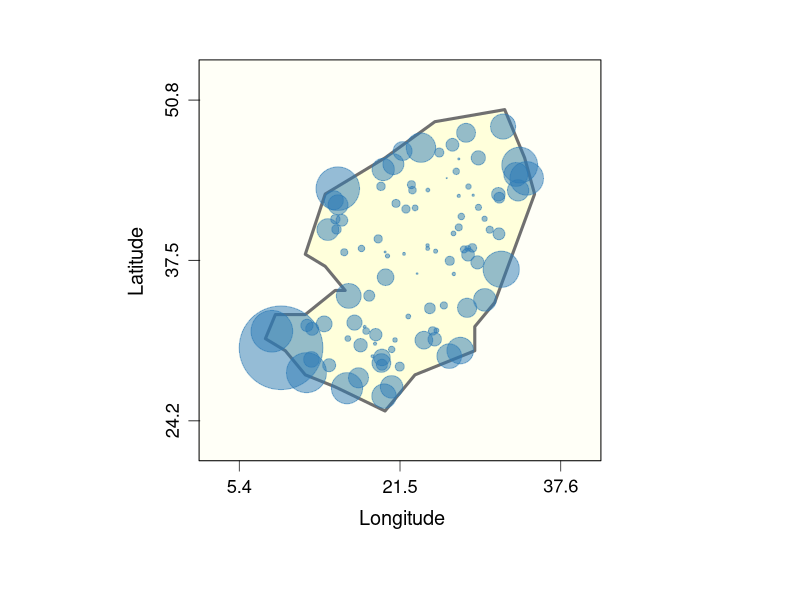
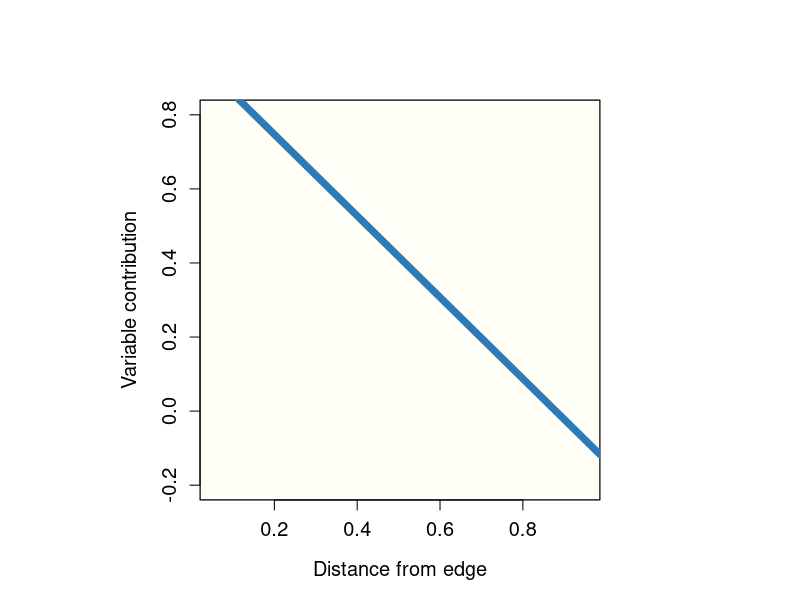
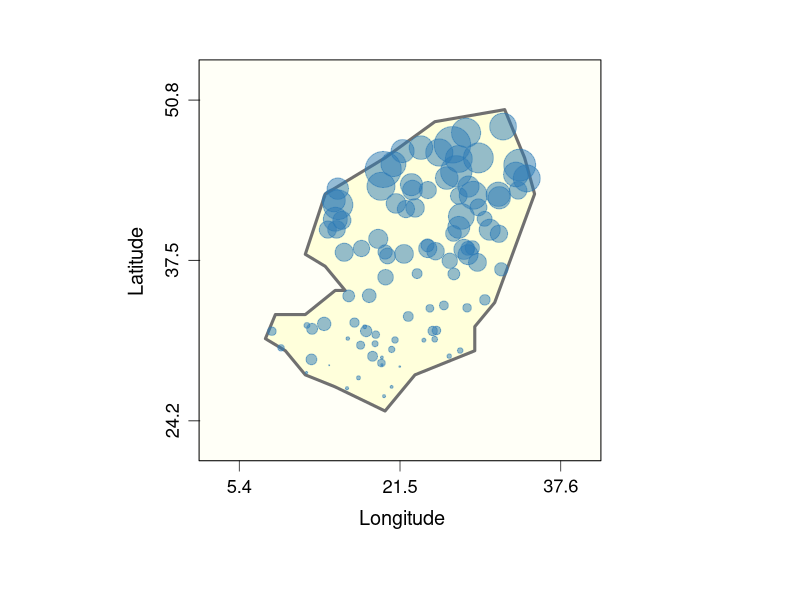
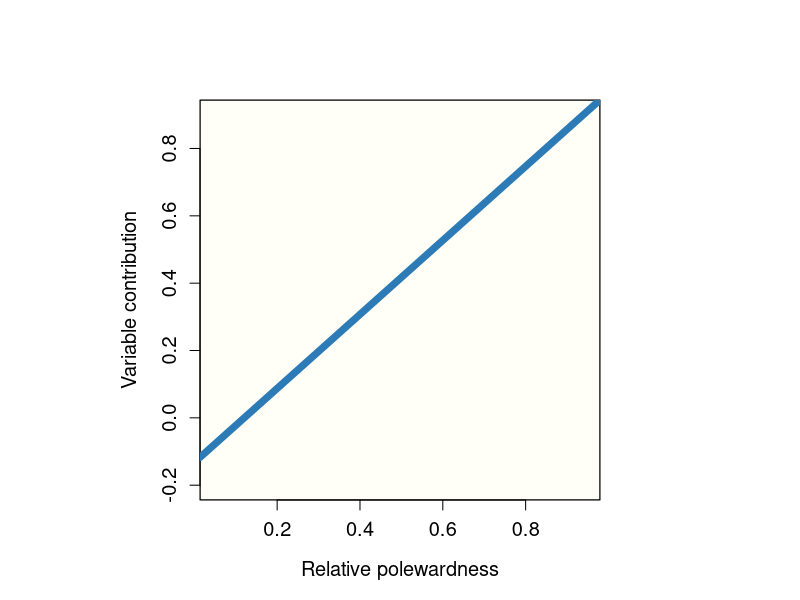
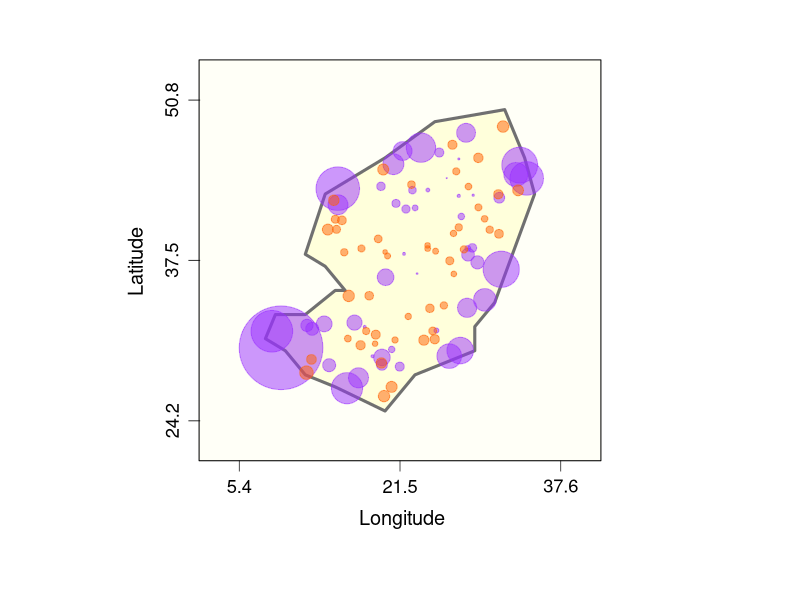
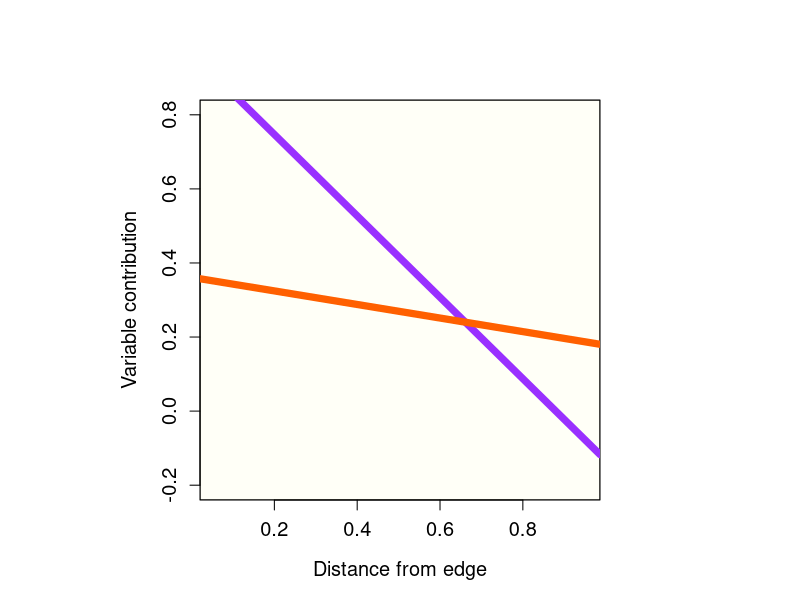

These figures' R source, in order:
#load packages
library(rnaturalearth); library(sf); library(units)

#list wds
wd_tables <- '/Users/carloseduardoaribeiro/Documents/Post-doc/SHAP/Mammals/Manuscript/Figures/Fig 1/Things for the figure'

#set seed
set.seed(69)

##### MAP #####

#load world map
world <- ne_countries(returnclass = "sf")

#create polygon representing species range
poly = st_polygon(
  list(cbind(c(10,08,09,12,15,16,14,12,14,20,25,32,
               34,35,31,29,29,26,23,20,15,12,10),
             c(30,31,33,33,35,35,37,38,43,46,49,50,
               46,43,34,32,30,29,28,25,27,28,30))))

poly_sf <-  st_sfc(poly, crs = st_crs(world))
poly_sf <- st_as_sf(poly_sf)

#create points representing species occurrences
points_sf <- st_sample(poly_sf, size = 100, type = "random")
points_sf <- st_as_sf(points_sf)

#calculate rel polewardness for all points
points_sf$relPol <- (st_coordinates(points_sf)[,2] - 25) / 25
  
#create data on var contribution for all points
points_sf$varContPol <- (points_sf$relPol +
  rnorm(nrow(points_sf), mean = 0.2, sd = 0.1)) - 0.3

summary(points_sf$varContPol)

#normalize variable contribution from 0 to 5 (for size)
points_sf$varContNormal <- 
  round(((points_sf$varContPol +
             abs(min(points_sf$varContPol))) * 2) + 0.3, 2)

summary(points_sf$varContNormal)
  
#make boxes for the map

#get min and max coord values of the range
ext <- st_bbox(poly_sf)  

#calculate the size of the small box to plot around the range
side_box <-  max(c(abs(ext[3] - ext[1]), abs(ext[4] - ext[2]))) +
  min(c(abs(ext[3] - ext[1]), abs(ext[4] - ext[2]))) / 4

#calculate central lon and central lat of the range
central_x <- (ext[3] + ext[1]) / 2
names(central_x) <- 'xmean'
central_y <- (ext[4] + ext[2]) / 2
names(central_y) <- 'ymean'

#calculate min and max lon and mean and max lat of the small box
min_x <- central_x - (side_box / 1.65)
names(min_x) <- 'xmin'
max_x <- central_x + (side_box / 1.65)
names(max_x) <- 'xmax'

min_y <- central_y - (side_box / 2)
names(min_y) <- 'ymin'
max_y <- central_y + (side_box / 2)
names(max_y) <- 'ymax'
                          
#create big box
box_df <- data.frame(x = c(min_x,max_x,max_x,min_x,min_x), 
                     y = c(max_y,max_y,min_y,min_y,max_y))

box <- st_as_sfc(          #make the box    
  st_bbox(st_as_sf(box_df, coords = c('x', 'y'), crs = st_crs(poly_sf))))

#calculate the size of the box to plot in white in the background and give
#space to other stuff
side_big_box <-  max(c(abs(ext[3] - ext[1]), abs(ext[4] - ext[2]))) +
  min(c(abs(ext[3] - ext[1]), abs(ext[4] - ext[2]))) / 2

#calculate min and max lon and mean and max lat of the big box
min_x_BB <- central_x - (side_big_box / 2)
names(min_x_BB) <- 'xmin'
max_x_BB <- central_x + (side_big_box / 2)
names(max_x_BB) <- 'xmax'

min_y_BB <- central_y - (side_big_box / 1.5)
names(min_y_BB) <- 'ymin'
max_y_BB <- central_y + (side_big_box / 2)
names(max_y_BB) <- 'ymax'

#create big box
big_box_df <- data.frame(x = c(min_x_BB,max_x_BB,max_x_BB,min_x_BB,min_x_BB), 
                     y = c(max_y_BB,max_y_BB,min_y_BB,min_y_BB,max_y_BB))

big_box <- st_as_sfc(          #make the box    
  st_bbox(st_as_sf(big_box_df, coords = c('x', 'y'), crs = st_crs(poly_sf))))


##### Calculate distance from the edges to show the 'centralness'

#cut the range out of the box
range_cut <- st_difference(box, poly_sf)

#calculate the dist from each point to edge in km
points_sf$distEdge <- as.numeric(
  set_units(st_distance(points_sf, range_cut), km)[,1])

#calculate index (0-1) of distance to edge
points_sf$distEdgeNormal_0 <- points_sf$distEdge / max(points_sf$distEdge)

#this option for the points uses the same calculation of the relPol but inversed
points_sf$distEdgeNormal <- 1 - points_sf$relPol

#create vector for sizes in points
points_sf$centralCex <- ((7 - log(points_sf$distEdge)) / 1.3) + 
  rnorm(nrow(points_sf), mean = 0.25, sd = 0.4)

summary(points_sf$centralCex)

#create exemplary values of var contribution showing an increase towards edges
points_sf$varContrCentral <- (points_sf$centralCex - 1.2) / 5

summary(points_sf$varContrCentral)




###### PLOT MAP SHOWING THE CENTRAL GRADIENT ######

#Legend: "Larger ranges showing populations close to the range centre being less affected by climatic extremes than those closer to range edges."

#Reference in text: "The relationship between climatic variables and species occurrences changes between the range centre and range edges (Fig. 1A)"


#set parametres for plotting
par(mar = c(0,0,0,0), pty="s", mfrow = c(1,1))

#plot big white box to make room for the things I need to add around
plot(big_box, border = NA)

#plot small box to inform the coordinates
plot(box, add = T, col = '#ffffbf20')

#plot the polygon
plot(poly_sf, lwd = 3, border = '#707070', col = '#ffffbf80', add = T)

#plot the occurrence points (size is proportional to SHAP value)
plot(st_geometry(points_sf),
     add = T, pch = 19, cex = points_sf$centralCex ^ 1.4,
     col = '#2c7bb680')

#label axes
text(-5, 37.4, 'Latitude', srt = 90, cex = 1.2)
text(21.7, 16, 'Longitude', srt = 00, cex = 1.2)

#add ticks to axes
points(st_bbox(box)[1] + (st_bbox(box)[3] - st_bbox(box)[1]) / 10,
       st_bbox(box)[2] - 0.44,
       pch = '|',
       cex = 0.7)
points((st_bbox(box)[1] + st_bbox(box)[3]) / 2,
       st_bbox(box)[2] - 0.44,
       pch = '|',
       cex = 0.7)
points(st_bbox(box)[3] - (st_bbox(box)[3] - st_bbox(box)[1]) / 10,
       st_bbox(box)[2] - 0.44,
       pch = '|',
       cex = 0.7)

points(st_bbox(box)[1] - 0.45,
       st_bbox(box)[2] + (st_bbox(box)[4] - st_bbox(box)[2]) / 10,
       pch = '—',
       cex = 0.7)
points(st_bbox(box)[1] - 0.45,
       (st_bbox(box)[2] + st_bbox(box)[4]) / 2,
       pch = '—',
       cex = 0.7)
points(st_bbox(box)[1] - 0.45,
       st_bbox(box)[4] - (st_bbox(box)[4] - st_bbox(box)[2]) / 10,
       pch = '—',
       cex = 0.7)

#add values to axes
text(st_bbox(box)[1] + (st_bbox(box)[3] - st_bbox(box)[1]) / 10,
     st_bbox(box)[2] - 2.1,
     labels = paste0(round(
       st_bbox(box)[1] + (st_bbox(box)[3] - st_bbox(box)[1]) / 10, 1)),
     cex = 1.1)
text((st_bbox(box)[1] + st_bbox(box)[3]) / 2,
     st_bbox(box)[2] - 2.1,
     labels = paste0(round(
       (st_bbox(box)[1] + st_bbox(box)[3]) / 2, 1)),
     cex = 1.1)
text(st_bbox(box)[3] - (st_bbox(box)[3] - st_bbox(box)[1]) / 10,
     st_bbox(box)[2] - 2.1,
     labels = paste0(round(
       st_bbox(box)[3] - (st_bbox(box)[3] - st_bbox(box)[1]) / 10, 1)),
     cex = 1.1)

text(st_bbox(box)[1] - 2.75,
     st_bbox(box)[2] + (st_bbox(box)[4] - st_bbox(box)[2]) / 10,
     labels = paste0(round(
       st_bbox(box)[2] + (st_bbox(box)[4] - st_bbox(box)[2]) / 10, 1)),
     cex = 1.1, srt = 90)
text(st_bbox(box)[1] - 2.75,
     (st_bbox(box)[2] + st_bbox(box)[4]) / 2,
     labels = paste0(round(
       (st_bbox(box)[2] + st_bbox(box)[4]) / 2, 1)),
     cex = 1.1, srt = 90)
text(st_bbox(box)[1] - 2.75,
     st_bbox(box)[4] - (st_bbox(box)[4] - st_bbox(box)[2]) / 10,
     labels = paste0(round(
       st_bbox(box)[4] - (st_bbox(box)[4] - st_bbox(box)[2]) / 10, 1)),
     cex = 1.1, srt = 90)

#save plot (width = 1000)

###### PLOT GRAPH SHOWING THE CENTRE-EDGE GRADIENT ######

#set y and x lims
ylim <- c(-0.2, 0.8)
xlim <- c(0, 1)

#set parametres for plotting
par(mar = c(5,5,5,5), pty="s", mfrow = c(1,1))

#minT (make points invisible)
plot(points_sf$distEdgeNormal, points_sf$varContPol, 
     pch = 19, cex = 1, col = '#FF808000',
     ylab = 'Variable contribution',
     xlab = 'Distance from edge',
     cex.lab = 1.2,
     cex.axis = 1.2,
     ylim = c(ylim[1], ylim[2]))

#plot rectangle for background colour
rect(par("usr")[1], par("usr")[3],
     par("usr")[2], par("usr")[4],
     col = '#ffffbf20') 

#fit linear model
lin_mod_minT <- lm(points_sf$varContPol ~ points_sf$distEdgeNormal)
abline(lin_mod_minT, col = '#2c7bb6', lwd = 7)

#save plot (width = 1000)


#create table object to save
points_table <- cbind(st_coordinates(points_sf), st_drop_geometry(points_sf))
names(points_table)[c(1,2)] <- c('lon', 'lat')

########################

#save new coordinates for the map
setwd(wd_tables)
write.csv(points_table, 'Points_large_map.csv', row.names = F)






###### PLOT MAP SHOWING THE LATITUDINAL GRADIENT ######

#Legend: large ranges showing climatic extremes increase in explanatory power towards the poleward edges.

#Reference in text: "Climatic variables have higher explanatory power towards the poleward range limit (Fig. 1B)"

#set parametres for plotting
par(mar = c(0,0,0,0), pty="s", mfrow = c(1,1))

#plot big white box to make room for the things I need to add around
plot(big_box, border = NA)

#plot small box to inform the coordinates
plot(box, add = T, col = '#ffffbf20')

#plot the polygon
plot(poly_sf, lwd = 3, border = '#707070', col = '#ffffbf80', add = T)

#plot the occurrence points (size is proportional to SHAP value)
plot(st_geometry(points_sf),
     add = T, pch = 19, cex = points_sf$varContNormal ^ 1.6,
     col = '#2c7bb680')



#label axes
text(-5, 37.4, 'Latitude', srt = 90, cex = 1.2)
text(21.7, 16, 'Longitude', srt = 00, cex = 1.2)

#add ticks to axes
points(st_bbox(box)[1] + (st_bbox(box)[3] - st_bbox(box)[1]) / 10,
       st_bbox(box)[2] - 0.44,
       pch = '|',
       cex = 0.7)
points((st_bbox(box)[1] + st_bbox(box)[3]) / 2,
       st_bbox(box)[2] - 0.44,
       pch = '|',
       cex = 0.7)
points(st_bbox(box)[3] - (st_bbox(box)[3] - st_bbox(box)[1]) / 10,
       st_bbox(box)[2] - 0.44,
       pch = '|',
       cex = 0.7)

points(st_bbox(box)[1] - 0.45,
       st_bbox(box)[2] + (st_bbox(box)[4] - st_bbox(box)[2]) / 10,
       pch = '—',
       cex = 0.7)
points(st_bbox(box)[1] - 0.45,
       (st_bbox(box)[2] + st_bbox(box)[4]) / 2,
       pch = '—',
       cex = 0.7)
points(st_bbox(box)[1] - 0.45,
       st_bbox(box)[4] - (st_bbox(box)[4] - st_bbox(box)[2]) / 10,
       pch = '—',
       cex = 0.7)

#add values to axes
text(st_bbox(box)[1] + (st_bbox(box)[3] - st_bbox(box)[1]) / 10,
     st_bbox(box)[2] - 2.1,
     labels = paste0(round(
       st_bbox(box)[1] + (st_bbox(box)[3] - st_bbox(box)[1]) / 10, 1)),
     cex = 1.1)
text((st_bbox(box)[1] + st_bbox(box)[3]) / 2,
     st_bbox(box)[2] - 2.1,
     labels = paste0(round(
       (st_bbox(box)[1] + st_bbox(box)[3]) / 2, 1)),
     cex = 1.1)
text(st_bbox(box)[3] - (st_bbox(box)[3] - st_bbox(box)[1]) / 10,
     st_bbox(box)[2] - 2.1,
     labels = paste0(round(
       st_bbox(box)[3] - (st_bbox(box)[3] - st_bbox(box)[1]) / 10, 1)),
     cex = 1.1)

text(st_bbox(box)[1] - 2.75,
     st_bbox(box)[2] + (st_bbox(box)[4] - st_bbox(box)[2]) / 10,
     labels = paste0(round(
       st_bbox(box)[2] + (st_bbox(box)[4] - st_bbox(box)[2]) / 10, 1)),
     cex = 1.1, srt = 90)
text(st_bbox(box)[1] - 2.75,
     (st_bbox(box)[2] + st_bbox(box)[4]) / 2,
     labels = paste0(round(
       (st_bbox(box)[2] + st_bbox(box)[4]) / 2, 1)),
     cex = 1.1, srt = 90)
text(st_bbox(box)[1] - 2.75,
     st_bbox(box)[4] - (st_bbox(box)[4] - st_bbox(box)[2]) / 10,
     labels = paste0(round(
       st_bbox(box)[4] - (st_bbox(box)[4] - st_bbox(box)[2]) / 10, 1)),
     cex = 1.1, srt = 90)

#save plot (width = 1000)

###### PLOT GRAPH SHOWING THE LATITUDINAL GRADIENT ######

#set y and x lims
ylim <- c(-0.2, 0.9)
xlim <- c(0, 1)


#set parametres for plotting
par(mar = c(5,5,5,5), pty="s", mfrow = c(1,1))

#minT (make points invisible)
plot(points_sf$relPol, points_sf$varContPol, 
     pch = 19, cex = 1, col = '#FF808000',
     ylab = 'Variable contribution',
     xlab = 'Relative polewardness',
     cex.lab = 1.2,
     cex.axis = 1.2,
     ylim = c(ylim[1], ylim[2]))

#plot rectangle for background colour
rect(par("usr")[1], par("usr")[3],
     par("usr")[2], par("usr")[4],
     col = '#ffffbf20') 

#fit linear model
lin_mod_minT <- lm(points_sf$varContPol ~ points_sf$relPol)
abline(lin_mod_minT, col = '#2c7bb6', lwd = 7)

#save plot (width = 1000)





###### PLOT MAP SHOWING EXPECTED DIFFERENCE BETWEEN EXTREMES AND MEANS ######

#Legend: large ranges showing climatic extremes increase in explanatory power towards the edges, and means don't show a strong pattern.

#Reference in text: "Climatic variables have higher explanatory power towards the poleward range limit (Fig. 1C)"

#divide points to show extremes and means
shuffle_pts <- sample(c(1:nrow(points_sf)), size = nrow(points_sf))
extre_pts <- points_sf[shuffle_pts[c(1:50)],]
mean_pts <- points_sf[shuffle_pts[c(51:100)],]

#set parametres for plotting
par(mar = c(0,0,0,0), pty="s", mfrow = c(1,1))

#plot big white box to make room for the things I need to add around
plot(big_box, border = NA)

#plot small box to inform the coordinates
plot(box, add = T, col = '#ffffbf20')

#plot the polygon
plot(poly_sf, lwd = 3, border = '#707070', col = '#ffffbf80', add = T)

#plot the occurrence points (size is proportional to SHAP value)
plot(st_geometry(extre_pts),
     add = T, pch = 19, cex = extre_pts$centralCex ^ 1.4,
     col = '#9930FF80')

#plot the occurrence points (size is proportional to SHAP value)
plot(st_geometry(mean_pts),
     add = T, pch = 19, cex = sqrt(mean_pts$centralCex),
     col = '#FF600080')

#label axes
text(-5, 37.4, 'Latitude', srt = 90, cex = 1.2)
text(21.7, 16, 'Longitude', srt = 00, cex = 1.2)

#add ticks to axes
points(st_bbox(box)[1] + (st_bbox(box)[3] - st_bbox(box)[1]) / 10,
       st_bbox(box)[2] - 0.44,
       pch = '|',
       cex = 0.7)
points((st_bbox(box)[1] + st_bbox(box)[3]) / 2,
       st_bbox(box)[2] - 0.44,
       pch = '|',
       cex = 0.7)
points(st_bbox(box)[3] - (st_bbox(box)[3] - st_bbox(box)[1]) / 10,
       st_bbox(box)[2] - 0.44,
       pch = '|',
       cex = 0.7)

points(st_bbox(box)[1] - 0.45,
       st_bbox(box)[2] + (st_bbox(box)[4] - st_bbox(box)[2]) / 10,
       pch = '—',
       cex = 0.7)
points(st_bbox(box)[1] - 0.45,
       (st_bbox(box)[2] + st_bbox(box)[4]) / 2,
       pch = '—',
       cex = 0.7)
points(st_bbox(box)[1] - 0.45,
       st_bbox(box)[4] - (st_bbox(box)[4] - st_bbox(box)[2]) / 10,
       pch = '—',
       cex = 0.7)

#add values to axes
text(st_bbox(box)[1] + (st_bbox(box)[3] - st_bbox(box)[1]) / 10,
     st_bbox(box)[2] - 2.1,
     labels = paste0(round(
       st_bbox(box)[1] + (st_bbox(box)[3] - st_bbox(box)[1]) / 10, 1)),
     cex = 1.1)
text((st_bbox(box)[1] + st_bbox(box)[3]) / 2,
     st_bbox(box)[2] - 2.1,
     labels = paste0(round(
       (st_bbox(box)[1] + st_bbox(box)[3]) / 2, 1)),
     cex = 1.1)
text(st_bbox(box)[3] - (st_bbox(box)[3] - st_bbox(box)[1]) / 10,
     st_bbox(box)[2] - 2.1,
     labels = paste0(round(
       st_bbox(box)[3] - (st_bbox(box)[3] - st_bbox(box)[1]) / 10, 1)),
     cex = 1.1)

text(st_bbox(box)[1] - 2.75,
     st_bbox(box)[2] + (st_bbox(box)[4] - st_bbox(box)[2]) / 10,
     labels = paste0(round(
       st_bbox(box)[2] + (st_bbox(box)[4] - st_bbox(box)[2]) / 10, 1)),
     cex = 1.1, srt = 90)
text(st_bbox(box)[1] - 2.75,
     (st_bbox(box)[2] + st_bbox(box)[4]) / 2,
     labels = paste0(round(
       (st_bbox(box)[2] + st_bbox(box)[4]) / 2, 1)),
     cex = 1.1, srt = 90)
text(st_bbox(box)[1] - 2.75,
     st_bbox(box)[4] - (st_bbox(box)[4] - st_bbox(box)[2]) / 10,
     labels = paste0(round(
       st_bbox(box)[4] - (st_bbox(box)[4] - st_bbox(box)[2]) / 10, 1)),
     cex = 1.1, srt = 90)

#save plot (width = 1000)

###### PLOT GRAPH SHOWING THE CENTRE-EDGE GRADIENT ######

#set y and x lims
ylim <- c(-0.2, 0.8)
xlim <- c(0, 1)

#set parametres for plotting
par(mar = c(5,5,5,5), pty="s", mfrow = c(1,1))

#minT (make points invisible)
plot(points_sf$distEdgeNormal, points_sf$varContPol, 
     pch = 19, cex = 1, col = '#FF808000',
     ylab = 'Variable contribution',
     xlab = 'Distance from edge',
     cex.lab = 1.2,
     cex.axis = 1.2,
     ylim = c(ylim[1], ylim[2]))

#plot rectangle for background colour
rect(par("usr")[1], par("usr")[3],
     par("usr")[2], par("usr")[4],
     col = '#ffffbf20') 

#fit linear model
lin_mod_minT <- lm(points_sf$varContPol ~ points_sf$distEdgeNormal)
lin_mod_minT_2 <- lm((points_sf$varContPol/6) + 0.2 ~ points_sf$distEdgeNormal)

abline(lin_mod_minT, col = '#9930FF', lwd = 7)
abline(lin_mod_minT_2, col = '#FF6000', lwd = 7)


#save plot (width = 1000)
